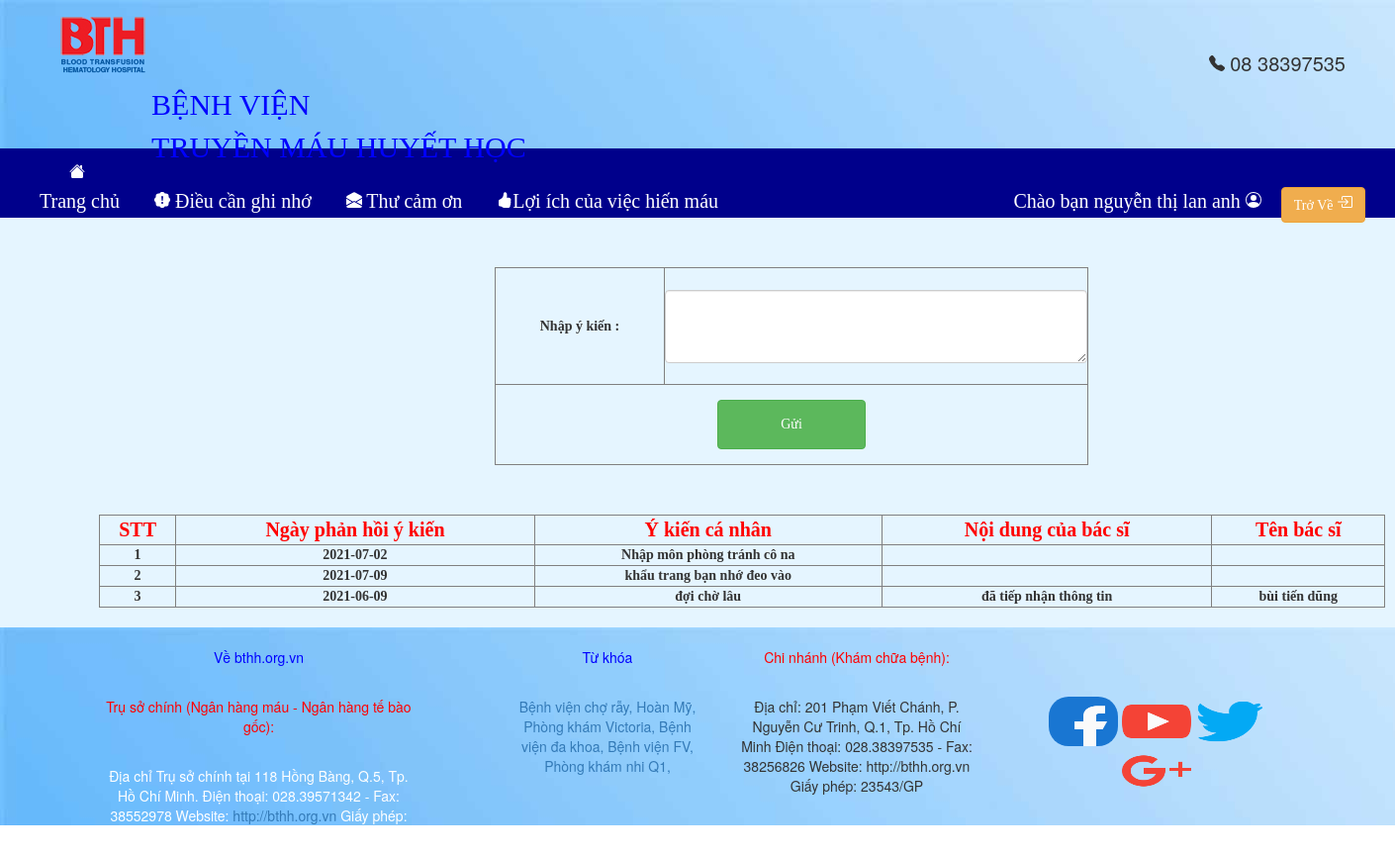
/include/phanhoi.php (signed in), run on the app's committed database.
### tables this page shows
CREATE TABLE `thongtinphanhoi` (
  `id_NHM` char(10) DEFAULT NULL,
  `id_CBYT` char(10) DEFAULT NULL,
  `NOIDUNG` varchar(100) NOT NULL,
  `YKIEN` varchar(100) DEFAULT NULL,
  `NGAYPH` date DEFAULT NULL,
  `STT` int(11) NOT NULL
);

CREATE TABLE `canboyte` (
  `MSCBYT` char(10) NOT NULL,
  `CCCD` char(11) DEFAULT NULL,
  `TEN` varchar(50) DEFAULT NULL,
  `CHUCVU` varchar(20) DEFAULT NULL,
  `password` char(20) DEFAULT NULL,
  `quyen` tinyint(1) DEFAULT NULL,
  `img` tinyint(1) DEFAULT NULL,
  `email` char(50) DEFAULT NULL
);

### include/phanhoi.php (the view, shortened to what this page needs)
<!DOCTYPE html>
<html lang="en">
<head>
	<link rel="stylesheet" href="https://maxcdn.bootstrapcdn.com/bootstrap/3.3.6/css/bootstrap.min.css"><script src="https://maxcdn.bootstrapcdn.com/bootstrap/3.3.6/js/bootstrap.min.js"></script>
  <link rel="stylesheet" type="text/css" href="../style.css">
</head>
<body>
	<div style="height: 150px;width: auto;background-image:url('../img/background.jpg');">
		<a href="../index.php"><img src="../img/a.PNG" style="padding-top:15px;padding-left: 60px" alt="Home.vn"></a>
		<ul style="padding-right: 50px;float: right;padding-top: 50px;font-size: 20px;">   08 38397535</ul>
		<ul style="padding-right: 650px;float: right;padding-top: 10px;font-size: 20px; font-size: 30px;color: #0000FF;font-family:  Palatino Linotype;">BỆNH VIỆN <br>TRUYỀN MÁU HUYẾT HỌC</ul>
	</div>
	<div style="height: 70px;width: auto;font-size: 20px;font-family: Palatino Linotype;background-color: #00008B;padding-top: 10px;">
		<ul style="height: 50px;">
		<a href="../index.php" class="bi-house-door-fill" style="color: white;padding-left: 30px">
					Trang chủ</a>
		<a href="ginho.php" class=" doimau" style="padding-left: 30px;color: white;" >
					Điều cần ghi nhớ</a>
		<a href="../thucamon.php"class=" doimau"style="padding-left: 30px;color: white;">
				Thư cảm ơn</a>
		<a href="../loiich.php" class=" disabled doimau" tabindex="-1" style="padding-left: 30px;color: white;">
		Lợi ích của việc hiến máu</a>
		<a href="loginsusses.php"  style="float: right;color: white;padding-right: 30px"><button type="button" class="btn btn-warning">Trở Về
		</button>
		</a>
		<a href="doittcanhan.php">
		<ul style="float: right;padding-right: 20px;color: white;"><?php
						   echo "Chào bạn " . $_SESSION['HOTEN']; ?>
		</ul>
	</a>
	</ul>
	</div>
		<form method="post" action="luu-phanhoi.php">
			<div style="height: auto;width: 100%;padding-top: 30px;text-align: center; background-color:rgba(0, 155, 255, 0.1);">
			<table border="1" style="height: 200px;width: 600px;margin-left: 500px;margin-right: 100px;margin-top: 20px;font-family: Palatino Linotype;font-weight: bold;">
				<tr>
					<td>Nhập ý kiến :</td>
					<td><textarea class="form-control" name="tNOIDUNG" rows="3" required></textarea></td>
				</tr>
				<tr>
					<td colspan="2"><a href="luu-phanhoi.php" ><input type="submit" class="btn btn-success" name="btn-xacnhan"id="btn-xacnhan" value="Gửi"style="height: 50px;width: 150px;">
					</td>
				</tr>
			</table>
			</div>
		</form>
	<div style="height: auto;width: 100%;padding-top: 30px;text-align: center; background-color:rgba(0, 155, 255, 0.1);">
	<table border="1" style="height: 80px;width: 1300px;margin-left: 100px;margin-right: 200px;margin-top: 20px;margin-bottom: 20px;font-family: Palatino Linotype;font-weight: bold;">
		<tr style="font-weight: bold;color: red;font-family: Palatino Linotype;font-size: 20px;">
			<td>STT</td>
			<td>Ngày phản hồi ý kiến</td>
			<td>Ý kiến cá nhân</td>
			<td>Nội dung của bác sĩ</td>
			<td>Tên bác sĩ</td>
		</tr>
		<?php
		$user=$_SESSION['MSNHM'];
		$query= mysql_query("SELECT  * from ((thongtinphanhoi left join canboyte on thongtinphanhoi.id_CBYT=canboyte.MSCBYT)left join nguoihienmau on thongtinphanhoi.id_NHM=nguoihienmau.MSNHM) where id_NHM='$user'");
		$i=0;
		while ($row = mysql_fetch_array($query)) {
			$i++;
		?>
		<tr >
			<td><?php
			echo $i;
			   ?></td>
			<td><?php if ($row['NGAYPH']!=NULL) {
							echo $row['NGAYPH'];
						}
						else
				echo NULL;
				 ?></td>
			<td><?php if ($row['NOIDUNG']!=NULL) {
							echo $row['NOIDUNG'];
						}
						else
				echo NULL;
				 ?></td>
			<td><?php if ($row['YKIEN']!=NULL) {
							echo $row['YKIEN'];
						}
						else
				echo NULL;
				 ?></td>
			<td><?php if ($row['TEN']!=NULL) {
							echo $row['TEN'];
						}
						else
				echo NULL;
				 ?></td>
		</tr>
		<?php } ?>
</table>
</body>
	<footer>
		<div style="width: 100%;background-image: url('../img/background.jpg');height: 200px;padding-top: 0px;">
			<ul style="float: left;height: auto;width: 30%;padding-left: 100px;padding-top: 20px;color: white;"><a href="https://bthh.org.vn/"><p style="color: blue">Về bthh.org.vn</p> </a><br>
<p style="color: red;">Trụ sở chính (Ngân hàng máu - Ngân hàng tế bào gốc):</p><br>
Địa chỉ Trụ sở chính tại 118 Hồng Bàng, Q.5, Tp. Hồ Chí Minh.
Điện thoại: 028.39571342 - Fax: 38552978
Website: <a href="https://bthh.org.vn/">http://bthh.org.vn</a>
Giấy phép: 23543/GP</ul>
	<ul style="float: left;height: auto;width: 20%;padding-left: 100px;padding-top: 20px;color: white;">
		<p style="color: blue">Từ khóa</p> <br>
		<a href="https://benhvien.org.vn/benh-vien/benh-vien-truyen-mau-huyet-hoc-tphcm/#">Bệnh viện chợ rẫy, Hoàn Mỹ, Phòng khám Victoria, Bệnh viện đa khoa, Bệnh viện FV, Phòng khám nhi Q1,</a>
</ul>
<ul style="height: auto;width: 20%;float: left;padding-top: 20px">
	<p style="color: red;">Chi nhánh (Khám chữa bệnh):</p><br>
		Địa chỉ: 201 Phạm Viết Chánh, P. Nguyễn Cư Trinh, Q.1, Tp. Hồ Chí Minh
		Điện thoại: 028.38397535 - Fax: 38256826
		Website: http://bthh.org.vn
		Giấy phép: 23543/GP
</ul>
	<ul style="height: auto;width: 23%;float: left;padding-top: 70px;">
		<a href="https://www.facebook.com/groups/1051356931604711/"><img src="../img/045-facebook.png" alt="" style="height: 50px;width: 70px; border-radius: 20px;"></a>
		<a href="https://www.youtube.com/channel/UC2KPM0F8QohHwI05FQBZ8UQ"><img src="../img/002-youtube.png"  style="height: 50px;width: 70px;border-radius: 20px;"></a>
		<a href="https://benhvien.org.vn/benh-vien/benh-vien-truyen-mau-huyet-hoc-tphcm/#"><img src="../img/013-twitter-1.png" alt="" style="height: 50px;width: 70px;border-radius: 20px;"></a>
		<a href="https://www.google.com/+BenhvienOrgVn45"><img src="../img/035-google-plus.png" alt="" style="height: 50px;width: 70px;border-radius: 20px;"></a>
	</ul>
		</div>
	</footer>
</html>

### data on the page
thongtinphanhoi: NGAYPH "2021-07-02", NOIDUNG "Nhập môn phòng tránh cô na"
thongtinphanhoi: NGAYPH "2021-07-09", NOIDUNG "khẩu trang bạn nhớ đeo vào"
thongtinphanhoi: NGAYPH "2021-06-09", NOIDUNG "đợi chờ lâu", YKIEN "đã tiếp nhận thông tin", id_CBYT.TEN "bùi tiến dũng"

### other printed values
$_SESSION['HOTEN'] "nguyễn thị lan anh"
